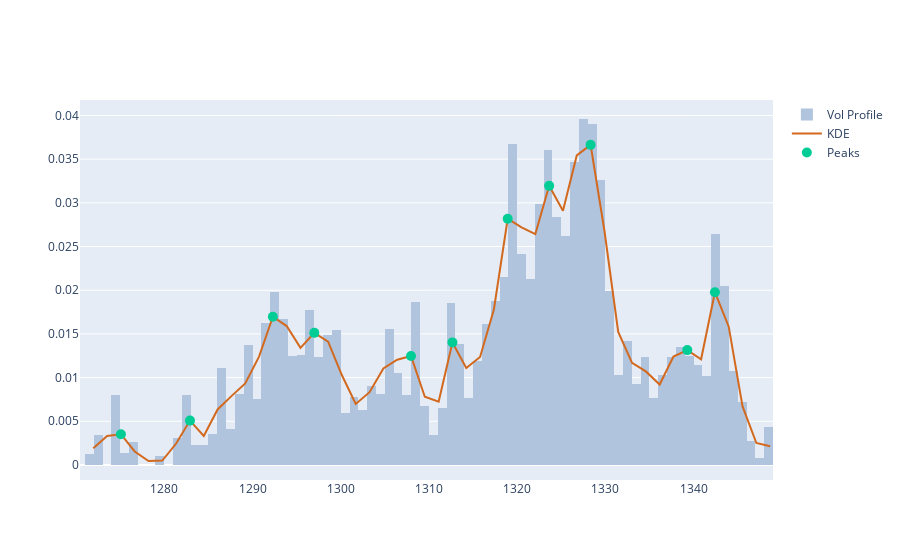

Source (notebook cell):
### Code cell
peaks,_ = signal.find_peaks(kdy)
pkx = xr[peaks]
pky = kdy[peaks]

pk_marker_args=dict(size=10)
fig = get_dist_plot(data.close, data.volume, xr, kdy)
fig.add_trace(go.Scatter(name="Peaks", x=pkx, y=pky, mode='markers', marker=pk_marker_args))
